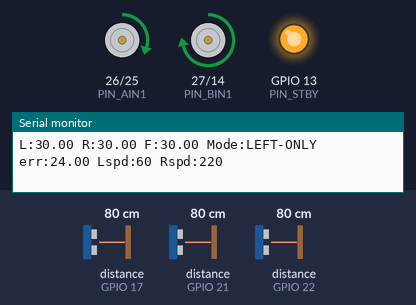
Recording of a sketch running on a simulated ESP32. Shown: motor-driver pin pairs drawn as motors (green arrow = first pin HIGH = forward, orange = second pin HIGH = backward, longer = more drive, scaled by the enable pin, stopped while the standby pin is LOW), output pins drawn as LEDs (lit = HIGH), the last lines printed to the serial monitor. Wiring (inferred from the names in the program): 3 × ultrasonic range finder: trigger GPIO 4, echo GPIO 22 / trigger GPIO 5, echo GPIO 21 / trigger GPIO 16, echo GPIO 17. Inputs (shaded band) come from the test bench; at power-on: distance to the obstacle (sensors on GPIO 21, GPIO 22, GPIO 17) 80 cm. The echo pulse lasts 58.3 µs per cm; pins used as bus, display or sensor lines are not drawn.

Above: at 1.2 s.
1.3 s: distance to the obstacle (sensor on GPIO 21) set to 5 cm
2.8 s: distance to the obstacle (sensor on GPIO 21) set to 2 cm
At 3.04 s:
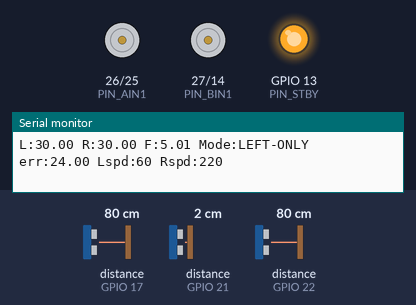
5.8 s: distance to the obstacle (sensor on GPIO 22) set to 33 cm
8.8 s: distance to the obstacle (sensor on GPIO 22) set to 29 cm
11.8 s: distance to the obstacle (sensor on GPIO 22) set to 35 cm
At 11.95 s:
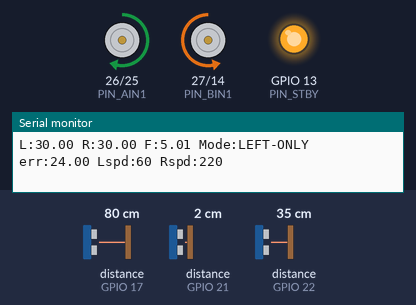
14.8 s: distance to the obstacle (sensor on GPIO 22) set to 2 cm
Timing chart, 0 to 18.8 s (numbered marks = the images above; inputs shaded):
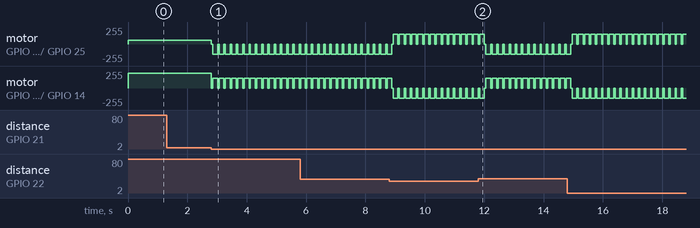

The sketch:

wall_follower_robot_esp32.ino
```cpp
/*
  ============================================================
  CENTERING WALL-FOLLOWER ROBOT — ESP32 + TB6612FNG
  ============================================================
  Behavior:
   - If a wall is detected on BOTH sides (corridor/maze), the
     robot compares left vs right distance and steers to stay
     centered between them.
   - If only the left wall is detected (open area on the right),
     it falls back to classic single-wall following at a fixed
     distance from the left wall.
   - A front sensor stops/turns the robot at dead ends.
  ============================================================
*/

// ---- TB6612FNG motor driver ----
#define PIN_STBY        13   // Standby (must be HIGH to drive motors)
#define PIN_AIN1        26   // Left motor  direction 1
#define PIN_AIN2        25   // Left motor  direction 2
#define PIN_PWMA        18   // Left motor  PWM
#define PIN_BIN1        27   // Right motor direction 1
#define PIN_BIN2        14   // Right motor direction 2
#define PIN_PWMB        19   // Right motor PWM

// ---- HC-SR04 ultrasonic sensors ----
#define PIN_TRIG_LEFT     4
#define PIN_ECHO_LEFT    22
#define PIN_TRIG_FRONT   5
#define PIN_ECHO_FRONT   21
#define PIN_TRIG_RIGHT   16
#define PIN_ECHO_RIGHT   17


// ---------------- Tunable parameters ----------------
const float MAX_DISTANCE_CM   = 30.0;  // treat anything beyond this as "no wall"
const float WALL_PRESENT_CM   = 10.0;  // right distance below this => "right wall exists" => centering mode
const float DESIRED_LEFT_CM   = 6.0;  // setpoint used ONLY in single-wall (left) mode
const float FRONT_STOP_CM     = 4.0;  // stop/turn if something this close in front

const int   BASE_SPEED  = 219;   // 0-255 PWM, forward cruising speed
const int   MAX_SPEED   = 220;
const int   MIN_SPEED   = 60;

// PID gains — tune these for your robot/sensors
float Kp = 8.0;
float Ki = 0.0;
float Kd = 1.0;

float integral = 0.0;
float lastError = 0.0;
unsigned long lastTime = 0;

// ---------------- Setup ----------------
void setup() {
  pinMode(PIN_TRIG_LEFT, OUTPUT);  pinMode(PIN_ECHO_LEFT, INPUT);
  pinMode(PIN_TRIG_RIGHT, OUTPUT); pinMode(PIN_ECHO_RIGHT, INPUT);
  pinMode(PIN_TRIG_FRONT, OUTPUT); pinMode(PIN_ECHO_FRONT, INPUT);

  pinMode(PIN_STBY, OUTPUT);
  pinMode(PIN_AIN1, OUTPUT); pinMode(PIN_AIN2, OUTPUT); pinMode(PIN_PWMA, OUTPUT);
  pinMode(PIN_BIN1, OUTPUT); pinMode(PIN_BIN2, OUTPUT); pinMode(PIN_PWMB, OUTPUT);

  digitalWrite(PIN_STBY, HIGH); // enable the driver (LOW = low-power standby, motors off)

  Serial.begin(115200);
  lastTime = millis();
}

// ---------------- Ultrasonic read (cm), with timeout ----------------
float readDistanceCM(int trigPin, int echoPin) {
  digitalWrite(trigPin, LOW);
  digitalWrite(trigPin, HIGH);
  delayMicroseconds(10);
  digitalWrite(trigPin, LOW);

  // 25000us timeout ~ 4m range; returns 0 if no echo (out of range)
  long duration = pulseIn(echoPin, HIGH, 5880UL);
  if (duration == 0) return MAX_DISTANCE_CM; // no echo -> treat as far / no wall

  float distance = (duration * 0.0343) / 2.0; // speed of sound = 343 m/s
  if (distance > MAX_DISTANCE_CM) distance = MAX_DISTANCE_CM;
  return distance;
}

// ---------------- Motor control (TB6612FNG) ----------------
// speed: -255..255 (negative = reverse, 0 = coast/stop)
void setMotor(int in1, int in2, int pwmPin, int speed) {
  speed = constrain(speed, -255, 255);

  if (speed > 0) {
    digitalWrite(in1, HIGH);
    digitalWrite(in2, LOW);
  } else if (speed < 0) {
    digitalWrite(in1, LOW);
    digitalWrite(in2, HIGH);
  } else {
    digitalWrite(in1, LOW);
    digitalWrite(in2, LOW); // coast
  }

  analogWrite(pwmPin, abs(speed)); // 0-255 duty cycle
}

void setMotors(int leftSpeed, int rightSpeed) {
  setMotor(PIN_AIN1, PIN_AIN2, PIN_PWMA, leftSpeed);
  setMotor(PIN_BIN1, PIN_BIN2, PIN_PWMB, rightSpeed);
}

void stopMotors() {
  setMotors(0, 0);
}

// ---------------- Main loop ----------------
void loop() {
  float leftDist  = readDistanceCM(PIN_TRIG_LEFT,  PIN_ECHO_LEFT);
  float rightDist = readDistanceCM(PIN_TRIG_RIGHT, PIN_ECHO_RIGHT);
  float frontDist = readDistanceCM(PIN_TRIG_FRONT, PIN_ECHO_FRONT);

  // --- Dead-end / obstacle handling ---
  if (frontDist < FRONT_STOP_CM) {
    stopMotors();
    delay(50);
    // Turn toward the side with more room
    if (rightDist > leftDist) {
      setMotors(150, -150);  // pivot right
    } else {
      setMotors(-150, 150);  // pivot left
    }
    delay(150);
    integral = 0; lastError = 0; // reset PID after a hard maneuver
    return;
  }

  // --- Choose mode and compute error ---
  bool rightWallPresent = (rightDist < WALL_PRESENT_CM);
  float error;

  if (rightWallPresent) {
    // CENTERING MODE: balance distance to both walls.
    // error > 0  => closer to RIGHT wall => steer left
    // error < 0  => closer to LEFT wall  => steer right
    error = leftDist - rightDist;
  } else {
    // SINGLE-WALL (LEFT) FOLLOWING MODE:
    // too close to left wall => steer right (away from it)
    // too far from left wall => steer left (toward it)
    error = -(DESIRED_LEFT_CM - leftDist); // sign convention matched to centering mode
  }

  // --- PID ---
  unsigned long now = millis();
  float dt = (now - lastTime) / 1000.0;
  if (dt <= 0) dt = 0.001;

  integral += error * dt;
  integral = constrain(integral, -50, 50); // anti-windup clamp
  float derivative = (error - lastError) / dt;

  float correction = Kp * error + Ki * integral + Kd * derivative;

  lastError = error;
  lastTime = now;

  // correction > 0 => steer left (slow left wheel, speed up right wheel)
  // correction < 0 => steer right
  int leftSpeed  = BASE_SPEED - correction;
  int rightSpeed = BASE_SPEED + correction;

  leftSpeed  = constrain(leftSpeed,  MIN_SPEED, MAX_SPEED);
  rightSpeed = constrain(rightSpeed, MIN_SPEED, MAX_SPEED);

  setMotors(leftSpeed, rightSpeed);

  // --- Debug ---
  Serial.print("L:"); Serial.print(leftDist);
  Serial.print(" R:"); Serial.print(rightDist);
  Serial.print(" F:"); Serial.print(frontDist);
  Serial.print(" Mode:"); Serial.print(rightWallPresent ? "CENTER" : "LEFT-ONLY");
  Serial.print(" err:"); Serial.print(error);
  Serial.print(" Lspd:"); Serial.print(leftSpeed);
  Serial.print(" Rspd:"); Serial.println(rightSpeed);

  delay(10); // small loop delay for sensor settling
}
```

Measured:
- the behaviour switches between 4 and 3 cm on distance to the obstacle (sensor on GPIO 21) (found by bisection; images 0 and 1)
- after the input at 2.8 s, motor on GPIO 26 (PIN_AIN1) / GPIO 25 (PIN_AIN2): alternates backward 150/255 for 0.16 s and stopped for 0.05 s, starting at once; motor on GPIO 27 (PIN_BIN1) / GPIO 14 (PIN_BIN2): alternates forward 150/255 for 0.16 s and stopped for 0.05 s, starting at once
